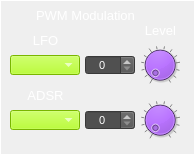
     <widget class="CustomFrame" name="frame_MsoAmpMod">
      <property name="geometry">
       <rect>
        <x>150</x>
        <y>335</y>
        <width>195</width>
        <height>155</height>
       </rect>
      </property>
      <property name="styleSheet">
       <string notr="true">color: rgb(255, 255, 255);</string>
      </property>
      <property name="frameShape">
       <enum>QFrame::Panel</enum>
      </property>
      <property name="frameShadow">
       <enum>QFrame::Plain</enum>
      </property>
      <property name="midLineWidth">
       <number>1</number>
      </property>
      <widget class="CustomComboBox" name="comboBox_MsoPwmModLFO">
       <property name="geometry">
        <rect>
         <x>10</x>
         <y>55</y>
         <width>70</width>
         <height>20</height>
        </rect>
       </property>
       <property name="font">
        <font>
         <pointsize>8</pointsize>
        </font>
       </property>
       <property name="focusPolicy">
        <enum>Qt::NoFocus</enum>
       </property>
       <property name="styleSheet">
        <string notr="true">selection-background-color: rgb(255, 0, 0);
border-color: rgb(0, 0, 0);
background-color: rgb(170, 255, 0);
</string>
       </property>
       <property name="currentText">
        <string/>
       </property>
       <property name="currentIndex">
        <number>-1</number>
       </property>
       <property name="maxVisibleItems">
        <number>4</number>
       </property>
      </widget>
      <widget class="CustomComboBox" name="comboBox_MsoPwmModAdsr">
       <property name="geometry">
        <rect>
         <x>10</x>
         <y>110</y>
         <width>70</width>
         <height>20</height>
        </rect>
       </property>
       <property name="font">
        <font>
         <pointsize>8</pointsize>
        </font>
       </property>
       <property name="focusPolicy">
        <enum>Qt::NoFocus</enum>
       </property>
       <property name="styleSheet">
        <string notr="true">selection-background-color: rgb(255, 0, 0);
border-color: rgb(0, 0, 0);
background-color: rgb(170, 255, 0);
</string>
       </property>
       <property name="currentText">
        <string/>
       </property>
       <property name="currentIndex">
        <number>-1</number>
       </property>
       <property name="maxVisibleItems">
        <number>4</number>
       </property>
      </widget>
      <widget class="QLabel" name="label_126">
       <property name="geometry">
        <rect>
         <x>20</x>
         <y>30</y>
         <width>51</width>
         <height>21</height>
        </rect>
       </property>
       <property name="font">
        <font>
         <pointsize>10</pointsize>
        </font>
       </property>
       <property name="styleSheet">
        <string notr="true">color: rgb(255, 255, 255);</string>
       </property>
       <property name="text">
        <string>LFO</string>
       </property>
       <property name="alignment">
        <set>Qt::AlignCenter</set>
       </property>
      </widget>
      <widget class="QLabel" name="label_127">
       <property name="geometry">
        <rect>
         <x>10</x>
         <y>5</y>
         <width>151</width>
         <height>20</height>
        </rect>
       </property>
       <property name="font">
        <font>
         <pointsize>10</pointsize>
        </font>
       </property>
       <property name="text">
        <string>PWM Modulation</string>
       </property>
       <property name="alignment">
        <set>Qt::AlignCenter</set>
       </property>
      </widget>
      <widget class="CustomDial" name="dial_MsoPwmModLFOLevel">
       <property name="geometry">
        <rect>
         <x>140</x>
         <y>45</y>
         <width>40</width>
         <height>40</height>
        </rect>
       </property>
       <property name="focusPolicy">
        <enum>Qt::NoFocus</enum>
       </property>
       <property name="styleSheet">
        <string notr="true">background-color: rgb(170, 85, 255);</string>
       </property>
       <property name="maximum">
        <number>100</number>
       </property>
       <property name="value">
        <number>0</number>
       </property>
       <property name="wrapping">
        <bool>false</bool>
       </property>
       <property name="notchTarget">
        <double>8.000000000000000</double>
       </property>
       <property name="notchesVisible">
        <bool>true</bool>
       </property>
      </widget>
      <widget class="CustomDial" name="dial_MsoPwmModAdsrLevel">
       <property name="geometry">
        <rect>
         <x>140</x>
         <y>100</y>
         <width>40</width>
         <height>40</height>
        </rect>
       </property>
       <property name="focusPolicy">
        <enum>Qt::NoFocus</enum>
       </property>
       <property name="styleSheet">
        <string notr="true">background-color: rgb(170, 85, 255);</string>
       </property>
       <property name="maximum">
        <number>100</number>
       </property>
       <property name="value">
        <number>0</number>
       </property>
       <property name="wrapping">
        <bool>false</bool>
       </property>
       <property name="notchTarget">
        <double>8.000000000000000</double>
       </property>
       <property name="notchesVisible">
        <bool>true</bool>
       </property>
      </widget>
      <widget class="QLabel" name="label_128">
       <property name="geometry">
        <rect>
         <x>20</x>
         <y>85</y>
         <width>51</width>
         <height>21</height>
        </rect>
       </property>
       <property name="font">
        <font>
         <pointsize>10</pointsize>
        </font>
       </property>
       <property name="text">
        <string>ADSR</string>
       </property>
       <property name="alignment">
        <set>Qt::AlignCenter</set>
       </property>
      </widget>
      <widget class="QLabel" name="label_129">
       <property name="geometry">
        <rect>
         <x>135</x>
         <y>20</y>
         <width>51</width>
         <height>21</height>
        </rect>
       </property>
       <property name="font">
        <font>
         <pointsize>10</pointsize>
        </font>
       </property>
       <property name="styleSheet">
        <string notr="true">color: rgb(255, 255, 255);</string>
       </property>
       <property name="text">
        <string>Level</string>
       </property>
       <property name="alignment">
        <set>Qt::AlignCenter</set>
       </property>
      </widget>
      <widget class="QSpinBox" name="spinBox_MsoPwmModLfoLevel">
       <property name="geometry">
        <rect>
         <x>85</x>
         <y>55</y>
         <width>50</width>
         <height>20</height>
        </rect>
       </property>
       <property name="font">
        <font>
         <pointsize>8</pointsize>
        </font>
       </property>
       <property name="focusPolicy">
        <enum>Qt::NoFocus</enum>
       </property>
       <property name="styleSheet">
        <string notr="true">background-color: rgb(80,80,80);
color: rgb(255, 255, 255);</string>
       </property>
       <property name="alignment">
        <set>Qt::AlignCenter</set>
       </property>
       <property name="readOnly">
        <bool>false</bool>
       </property>
       <property name="accelerated">
        <bool>true</bool>
       </property>
       <property name="maximum">
        <number>100</number>
       </property>
       <property name="value">
        <number>0</number>
       </property>
      </widget>
      <widget class="QSpinBox" name="spinBox_MsoPwmModAdsrLevel">
       <property name="geometry">
        <rect>
         <x>85</x>
         <y>110</y>
         <width>50</width>
         <height>20</height>
        </rect>
       </property>
       <property name="font">
        <font>
         <pointsize>8</pointsize>
        </font>
       </property>
       <property name="focusPolicy">
        <enum>Qt::NoFocus</enum>
       </property>
       <property name="styleSheet">
        <string notr="true">background-color: rgb(80,80,80);
color: rgb(255, 255, 255);</string>
       </property>
       <property name="alignment">
        <set>Qt::AlignCenter</set>
       </property>
       <property name="readOnly">
        <bool>false</bool>
       </property>
       <property name="accelerated">
        <bool>true</bool>
       </property>
       <property name="maximum">
        <number>100</number>
       </property>
       <property name="value">
        <number>0</number>
       </property>
      </widget>
     </widget>
